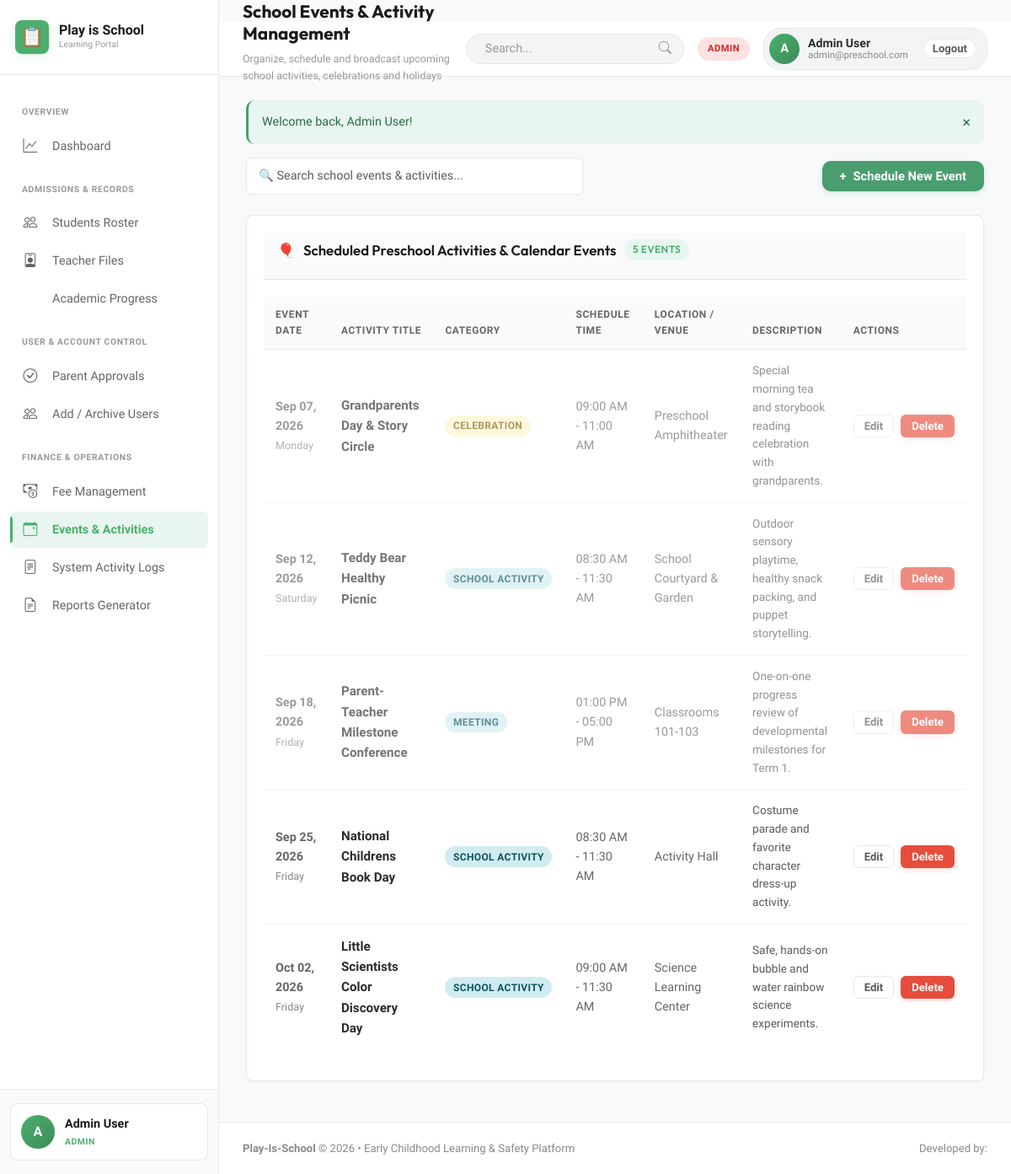
/admin/events.php (signed in), run on the app's committed database.
### tables this page shows
CREATE TABLE events (
            id INTEGER PRIMARY KEY AUTOINCREMENT,
            title TEXT NOT NULL,
            description TEXT,
            event_date DATE NOT NULL,
            start_time TIME,
            end_time TIME,
            location TEXT,
            event_type TEXT DEFAULT 'School Activity',
            created_by INTEGER,
            created_at DATETIME DEFAULT CURRENT_TIMESTAMP,
            FOREIGN KEY (created_by) REFERENCES users(id) ON DELETE SET NULL
        );

### config/config.php (called while the page is built, shortened)
<?php
function formatDate($date, $format = 'M d, Y') {
    return date($format, strtotime($date));
}
function formatTime($time) {
    return date('h:i A', strtotime($time));
}

### admin/events.php (the view, shortened to what this page needs)
<?php
$db = getDB();
$events = $db->query("
    SELECT e.*, u.name as organizer_name
    FROM events e
    LEFT JOIN users u ON e.created_by = u.id
    ORDER BY e.event_date ASC
")->fetchAll();
require_once dirname(__DIR__) . '/includes/header.php';
?>
<div class="d-flex justify-between align-center" style="margin-bottom: 24px;">
    <div style="max-width: 400px; width: 100%;">
        <input type="text" class="form-control" data-table-search="eventsTable" placeholder="🔍 Search school events & activities...">
    </div>
    <button class="btn btn-primary" onclick="openEventModal()">
        <span>+</span> Schedule New Event
    </button>
</div>
<div class="card">
    <div class="card-header">
        <h3 class="card-title">
            <span>🎈</span> Scheduled Preschool Activities & Calendar Events
            <span class="badge badge-primary"><?= count($events) ?> Events</span>
        </h3>
    </div>
    <div class="table-responsive">
        <table class="table" id="eventsTable">
            <thead>
                <tr>
                    <th>Event Date</th>
                    <th>Activity Title</th>
                    <th>Category</th>
                    <th>Schedule Time</th>
                    <th>Location / Venue</th>
                    <th>Description</th>
                    <th>Actions</th>
                </tr>
            </thead>
            <tbody>
                <?php if (empty($events)): ?>
                    <tr><td colspan="7" style="text-align: center; padding: 24px; color: var(--text-muted);">No events scheduled yet.</td></tr>
                <?php else: ?>
                    <?php foreach ($events as $e):
                        $isPast = strtotime($e['event_date']) < strtotime(date('Y-m-d'));
                    ?>
                        <tr style="<?= $isPast ? 'opacity: 0.65;' : '' ?>">
                            <td>
                                <strong><?= formatDate($e['event_date']) ?></strong><br>
                                <small style="color: var(--text-muted);"><?= date('l', strtotime($e['event_date'])) ?></small>
                            </td>
                            <td>
                                <strong style="font-size: 0.95rem; color: var(--text-primary);"><?= htmlspecialchars($e['title']) ?></strong>
                            </td>
                            <td>
                                <span class="badge <?= $e['event_type'] === 'Holiday' ? 'badge-danger' : ($e['event_type'] === 'Celebration' ? 'badge-warning' : 'badge-info') ?>">
                                    <?= htmlspecialchars($e['event_type']) ?>
                                </span>
                            </td>
                            <td>
                                <?php if ($e['start_time']): ?>
                                    <?= formatTime($e['start_time']) ?> - <?= formatTime($e['end_time']) ?>
                                <?php else: ?>
                                    All Day
                                <?php endif; ?>
                            </td>
                            <td><?= htmlspecialchars($e['location'] ?: 'Preschool') ?></td>
                            <td>
                                <div style="max-width: 250px; font-size: 0.85rem; color: var(--text-secondary);">
                                    <?= htmlspecialchars($e['description'] ?: 'No additional notes.') ?>
                                </div>
                            </td>
                            <td>
                                <div class="d-flex gap-2">
                                    <button class="btn btn-secondary btn-sm" onclick='editEvent(<?= json_encode($e) ?>)'>
                                        Edit
                                    </button>
                                    <form method="POST" action="events.php" onsubmit="return confirm('Delete this event?');" style="display:inline;">
                                        <button type="submit" class="btn btn-danger btn-sm">Delete</button>
                                    </form>
                                </div>
                            </td>
                        </tr>
                    <?php endforeach; ?>
                <?php endif; ?>
            </tbody>
        </table>
    </div>
</div>
<?php require_once dirname(__DIR__) . '/includes/footer.php'; ?>

### assets/css/style.css (style rules this page uses)
:root { --primary: #4A9D6F; --primary-light: #E8F5F0; --primary-hover: #2D6B4A; --primary-glow: rgba(74, 157, 111, 0.15); --accent: #E74C3C; --accent-light: #FDEEF0; --accent-hover: #C0392B; --secondary: #F4C430; --secondary-light: #FEF9E7; --secondary-hover: #D4A327; --sky: #5DADE2; --sky-light: #EAF2F8; --mint: #4A9D6F; --mint-light: #E8F5F0; --mint-dark: #2D6B4A; --rose: #E74C3C; --rose-light: #FDEEF0; --rose-dark: #A93226; --bg-main: #FAFAF8; --bg-card: #FFFFFF; --bg-card-subtle: #F5F3F1; --text-primary: #2C2C2C; --text-secondary: #5A5A5A; --text-muted: #898989; --border-color: #E8E8E8; --border-subtle: #F0F0F0; --grad-primary: linear-gradient(135deg, #4A9D6F 0%, #2D6B4A 100%); --grad-accent: linear-gradient(135deg, #E74C3C 0%, #C0392B 100%); --grad-secondary: linear-gradient(135deg, #F4C430 0%, #D4A327 100%); --grad-mint: linear-gradient(135deg, #4A9D6F 0%, #3D8760 100%); --grad-rose: linear-gradient(135deg, #E74C3C 0%, #C0392B 100%); --grad-hero: linear-gradient(135deg, #2D6B4A 0%, #4A9D6F 50%, #68B189 100%); --shadow-sm: 0 1px 2px 0 rgba(0, 0, 0, 0.03); --shadow-md: 0 2px 4px rgba(0, 0, 0, 0.05); --shadow-lg: 0 4px 8px rgba(0, 0, 0, 0.08); --shadow-xl: 0 8px 16px rgba(0, 0, 0, 0.1); --shadow-hover: 0 8px 16px rgba(74, 157, 111, 0.12); --radius-sm: 6px; --radius-md: 10px; --radius-lg: 14px; --radius-xl: 20px; --radius-full: 9999px; --trans-fast: 0.15s ease; --trans-normal: 0.25s ease; --trans-bounce: 0.3s ease; }
*, *::before, *::after { box-sizing: border-box; margin: 0; padding: 0; }
body { font-family: 'Plus Jakarta Sans', -apple-system, BlinkMacSystemFont, 'Segoe UI', Roboto, sans-serif; background-color: var(--bg-main); color: var(--text-primary); line-height: 1.6; -webkit-font-smoothing: antialiased; -moz-osx-font-smoothing: grayscale; min-height: 100vh; }
h1, h2, h3, h4, h5, h6 { font-family: 'Outfit', sans-serif; color: var(--text-primary); font-weight: 700; line-height: 1.25; }
.btn { display: inline-flex; align-items: center; justify-content: center; gap: 8px; font-family: 'Plus Jakarta Sans', sans-serif; font-size: 0.92rem; font-weight: 600; padding: 10px 20px; border-radius: var(--radius-md); border: 1px solid transparent; cursor: pointer; transition: all var(--trans-fast); text-decoration: none; line-height: 1; white-space: nowrap; }
.btn-primary { background: var(--primary); color: #FFFFFF !important; box-shadow: 0 2px 6px rgba(74, 157, 111, 0.2); }
.btn-danger { background: var(--accent); color: #FFFFFF !important; box-shadow: 0 2px 6px rgba(231, 76, 60, 0.2); }
.btn-secondary { background: var(--bg-card); border-color: var(--border-color); color: var(--text-secondary) !important; }
.btn-sm { padding: 6px 12px; font-size: 0.82rem; border-radius: var(--radius-sm); }
.badge { display: inline-flex; align-items: center; gap: 5px; font-size: 0.74rem; font-weight: 600; text-transform: uppercase; letter-spacing: 0.03em; padding: 4px 10px; border-radius: var(--radius-full); line-height: 1; }
.badge-warning { background: #FEF9E7; color: var(--secondary-hover); }
.badge-info { background: var(--sky-light); color: var(--sky); }
.badge-primary { background: #E8F5F0; color: var(--primary); }
.form-control, .form-select, textarea.form-control { width: 100%; padding: 10px 12px; font-family: inherit; font-size: 0.92rem; border: 1px solid var(--border-color); border-radius: var(--radius-md); background-color: var(--bg-card); color: var(--text-primary); transition: all var(--trans-fast); }
.d-flex { display: flex; }
.align-center { align-items: center; }
.justify-between { justify-content: space-between; }
.gap-2 { gap: 8px; }

### data on the page
events: event_date "Sep 07, 2026", event_date "Monday", title "Grandparents Day & Story Circle", event_type "CELEBRATION", start_time "09:00 AM", end_time "11:00 AM", location "Preschool Amphitheater", description "Special morning tea and storybook reading celebration with grandparents."
events: event_date "Sep 12, 2026", event_date "Saturday", title "Teddy Bear Healthy Picnic", event_type "SCHOOL ACTIVITY", start_time "08:30 AM", end_time "11:30 AM", location "School Courtyard & Garden", description "Outdoor sensory playtime, healthy snack packing, and puppet storytelling."
events: event_date "Sep 18, 2026", event_date "Friday", title "Parent-Teacher Milestone Conference", event_type "MEETING", start_time "01:00 PM", end_time "05:00 PM", location "Classrooms 101-103", description "One-on-one progress review of developmental milestones for Term 1."
events: event_date "Sep 25, 2026", event_date "Friday", title "National Childrens Book Day", event_type "SCHOOL ACTIVITY", start_time "08:30 AM", end_time "11:30 AM", location "Activity Hall", description "Costume parade and favorite character dress-up activity."
events: event_date "Oct 02, 2026", event_date "Friday", title "Little Scientists Color Discovery Day", event_type "SCHOOL ACTIVITY", start_time "09:00 AM", end_time "11:30 AM", location "Science Learning Center", description "Safe, hands-on bubble and water rainbow science experiments."

### other printed values
substr($user['name'] ?? 'U', 0, 1) "A"
$user['name'] "Admin User"
$role "ADMIN"
$pageTitle "School Events & Activity Management"
$pageSubtitle "Organize, schedule and broadcast upcoming school activities, celebrations and holidays"
$user['email'] "admin@preschool.com"
$flash['message'] "Welcome back, Admin User!"
count($events) "5"
APP_NAME "Play-Is-School"
